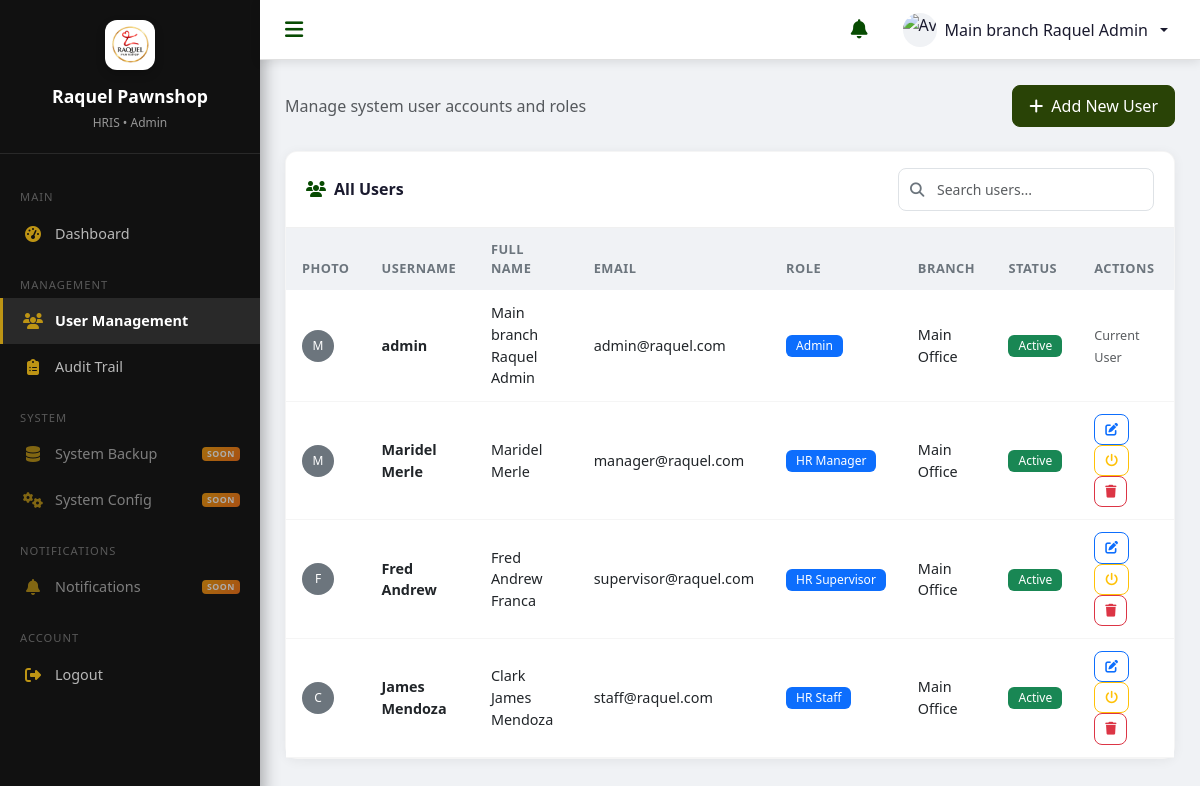
The page /admin/users.php (signed in) on the database its author committed.
### tables this page shows
CREATE TABLE users (
    user_id INT AUTO_INCREMENT PRIMARY KEY,
    username VARCHAR(50) NOT NULL UNIQUE,
    email VARCHAR(100) NOT NULL UNIQUE,
    password_hash VARCHAR(255) NOT NULL,
    full_name VARCHAR(100) NOT NULL,
    role ENUM('Admin', 'HR Manager', 'HR Supervisor', 'HR Staff') NOT NULL,
    branch_id INT NULL,
    profile_picture VARCHAR(255) NULL,
    is_active TINYINT(1) DEFAULT 1,
    created_at TIMESTAMP DEFAULT CURRENT_TIMESTAMP,
    updated_at TIMESTAMP DEFAULT CURRENT_TIMESTAMP ON UPDATE CURRENT_TIMESTAMP,
    deleted_at TIMESTAMP NULL DEFAULT NULL,
    CONSTRAINT fk_users_branch FOREIGN KEY (branch_id) REFERENCES branches(branch_id) ON DELETE SET NULL,
    INDEX idx_user_role (role),
    INDEX idx_user_status (is_active, deleted_at)
);

CREATE TABLE branches (
    branch_id INT AUTO_INCREMENT PRIMARY KEY,
    branch_name VARCHAR(100) NOT NULL,
    location VARCHAR(255) NOT NULL,
    is_active TINYINT(1) DEFAULT 1,
    created_at TIMESTAMP DEFAULT CURRENT_TIMESTAMP,
    updated_at TIMESTAMP DEFAULT CURRENT_TIMESTAMP ON UPDATE CURRENT_TIMESTAMP,
    deleted_at TIMESTAMP NULL DEFAULT NULL,
    INDEX idx_branch_status (is_active, deleted_at)
);

### includes/functions.php (called while the page is built, shortened)
<?php
function e($string)
{
    return htmlspecialchars($string ?? '', ENT_QUOTES, 'UTF-8');
}
?>

### admin/users.php (the view, shortened to what this page needs)
<?php
require_once '../includes/session-check.php';
require_once '../includes/functions.php';
require_once '../includes/header.php';
$users = $conn->query("SELECT u.*, b.branch_name FROM users u LEFT JOIN branches b ON u.branch_id = b.branch_id ORDER BY u.created_at DESC");
?>
<div class="d-flex justify-content-between align-items-center mb-4">
    <p class="text-muted mb-0">Manage system user accounts and roles</p>
    <button class="btn btn-primary" data-bs-toggle="modal" data-bs-target="#addUserModal">
        <i class="fas fa-plus me-2"></i>Add New User
    </button>
</div>
<div class="content-card">
    <div class="card-header">
        <h5><i class="fas fa-users me-2"></i>All Users</h5>
        <div class="search-box">
            <i class="fas fa-search search-icon"></i>
            <input type="text" class="form-control form-control-sm" id="searchUsers" placeholder="Search users..." onkeyup="filterTable('searchUsers', 'usersTable')">
        </div>
    </div>
    <div class="card-body p-0">
        <div class="table-responsive">
            <table class="table table-hover" id="usersTable">
                <thead>
                    <tr>
                        <th>Photo</th>
                        <th>Username</th>
                        <th>Full Name</th>
                        <th>Email</th>
                        <th>Role</th>
                        <th>Branch</th>
                        <th>Status</th>
                        <th>Actions</th>
                    </tr>
                </thead>
                <tbody>
                    <?php while ($user = $users->fetch_assoc()): ?>
                        <tr>
                            <td>
                                <?php if ($user['profile_picture']): ?>
                                    <img src="<?php echo BASE_URL . '/' . e($user['profile_picture']); ?>"
                                         alt="Profile" class="rounded-circle" style="width: 32px; height: 32px; object-fit: cover;">
                                <?php else: ?>
                                    <div class="rounded-circle bg-secondary d-flex align-items-center justify-content-center text-white"
                                         style="width: 32px; height: 32px; font-size: 12px;">
                                        <?php echo strtoupper(substr($user['full_name'], 0, 1)); ?>
                                    </div>
                                <?php endif; ?>
                            </td>
                            <td><strong><?php echo e($user['username']); ?></strong></td>
                            <td><?php echo e($user['full_name']); ?></td>
                            <td><?php echo e($user['email']); ?></td>
                            <td><span class="badge bg-primary"><?php echo e($user['role']); ?></span></td>
                            <td><?php echo e($user['branch_name'] ?? 'N/A'); ?></td>
                            <td>
                                <span class="badge <?php echo $user['is_active'] ? 'bg-success' : 'bg-danger'; ?>">
                                    <?php echo $user['is_active'] ? 'Active' : 'Inactive'; ?>
                                </span>
                            </td>
                            <td>
                                <?php if ($user['user_id'] != $_SESSION['user_id']): ?>
                                    <a href="<?php echo BASE_URL; ?>/admin/edit-user.php?id=<?php echo $user['user_id']; ?>"
                                       class="btn btn-sm btn-outline-primary" title="Edit User">
                                        <i class="fas fa-edit"></i>
                                    </a>
                                    <a href="?toggle=<?php echo $user['user_id']; ?>"
                                       class="btn btn-sm btn-outline-warning" title="Toggle Active/Inactive">
                                        <i class="fas fa-power-off"></i>
                                    </a>
                                    <button type="button" class="btn btn-sm btn-outline-danger"
                                            title="Delete User"
                                            onclick="setDeleteTarget(<?php echo $user['user_id']; ?>, '<?php echo e(addslashes($user['username'])); ?>')"
                                            data-bs-toggle="modal" data-bs-target="#deleteModal">
                                        <i class="fas fa-trash"></i>
                                    </button>
                                <?php else: ?>
                                    <small class="text-muted">Current User</small>
                                <?php endif; ?>
                            </td>
                        </tr>
                    <?php endwhile; ?>
                </tbody>
            </table>
        </div>
    </div>
</div>
<?php require_once '../includes/footer.php'; ?>

### includes/header.php (shortened to what this page needs)
<?php
require_once __DIR__ . '/functions.php';
$current_page = basename($_SERVER['PHP_SELF']);
$display_avatar = '';
if (empty($display_avatar)) {
    $role_img = 'staff.png';
    if ($_SESSION['role'] === 'Admin')
        $role_img = 'admin.png';
    elseif ($_SESSION['role'] === 'HR Manager')
        $role_img = 'manager.png';
    elseif ($_SESSION['role'] === 'HR Supervisor')
        $role_img = 'supervisor.png';
    $display_avatar = BASE_URL . '/assets/img/avatars/' . $role_img;
}
$sidebar_menus = [];
switch ($_SESSION['role']) {
    case 'Admin':
        $sidebar_menus = [
            'MAIN' => [
                ['icon' => 'fas fa-tachometer-alt', 'label' => 'Dashboard', 'url' => BASE_URL . '/admin/dashboard.php', 'page' => 'dashboard.php'],
            ],
            'MANAGEMENT' => [
                ['icon' => 'fas fa-users', 'label' => 'User Management', 'url' => BASE_URL . '/admin/users.php', 'page' => 'users.php'],
                ['icon' => 'fas fa-clipboard-list', 'label' => 'Audit Trail', 'url' => BASE_URL . '/admin/audit-trail.php', 'page' => 'audit-trail.php'],
            ],
            'SYSTEM' => [
                ['icon' => 'fas fa-database', 'label' => 'System Backup', 'url' => BASE_URL . '/admin/backup.php', 'page' => 'backup.php', 'class' => 'coming-soon'],
                ['icon' => 'fas fa-cogs', 'label' => 'System Config', 'url' => BASE_URL . '/admin/config.php', 'page' => 'config.php', 'class' => 'coming-soon'],
            ],
            'NOTIFICATIONS' => [
                ['icon' => 'fas fa-bell', 'label' => 'Notifications', 'url' => BASE_URL . '/admin/notifications.php', 'page' => 'notifications.php', 'class' => 'coming-soon'],
            ],
        ];
        break;
}
?>
<!DOCTYPE html>
<html lang="en">
<head>
    <link href="https://cdn.jsdelivr.net/npm/bootstrap@5.3.0/dist/css/bootstrap.min.css" rel="stylesheet">
    <link href="https://cdnjs.cloudflare.com/ajax/libs/font-awesome/6.4.0/css/all.min.css" rel="stylesheet">
    <link href="<?php echo BASE_URL; ?>/assets/css/style.css?v=<?php echo time(); ?>" rel="stylesheet">
</head>
<body>
    <aside class="sidebar" id="sidebar">
        <div class="sidebar-header">
            <img src="<?php echo BASE_URL; ?>/assets/img/logo/logo.png" alt="Raquel Pawnshop Logo"
                style="width: 50px; height: 50px; border-radius: 12px; object-fit: cover; margin-bottom: 8px; box-shadow: 0 4px 10px rgba(0,0,0,0.2); background: white; border: 2px solid rgba(255,255,255,0.1);">
            <h2>Raquel Pawnshop</h2>
            <small>HRIS • <?php echo e($_SESSION['role']); ?></small>
        </div>
        <nav class="sidebar-nav" id="sidebar-nav">
            <?php foreach ($sidebar_menus as $label => $items): ?>
                <div class="nav-label"><?php echo e($label); ?></div>
                <?php foreach ($items as $item): ?>
                    <?php
                    $classes = ($current_page === $item['page']) ? 'active' : '';
                    if (!empty($item['class']))
                        $classes .= ($classes ? ' ' : '') . $item['class'];
                    ?>
                    <a href="<?php echo $item['url']; ?>" class="<?php echo $classes; ?>"
                        title="<?php echo e($item['label']); ?>">
                        <i class="<?php echo $item['icon']; ?>"></i>
                        <span class="nav-text"><?php echo e($item['label']); ?></span>
                    </a>
                <?php endforeach; ?>
            <?php endforeach; ?>
            <div class="nav-label">ACCOUNT</div>
            <a href="<?php echo BASE_URL; ?>/logout.php" title="Logout">
                <i class="fas fa-sign-out-alt"></i>
                <span class="nav-text">Logout</span>
            </a>
        </nav>
    </aside>
    <header class="top-navbar">
        <div class="d-flex align-items-center gap-3">
            <button class="sidebar-toggle" onclick="toggleSidebar()">
                <i class="fas fa-bars"></i>
            </button>
        </div>
        <div class="nav-right">
            <div class="dropdown">
                <button class="notification-btn" data-bs-toggle="dropdown" aria-expanded="false" id="notificationBtn">
                    <i class="fas fa-bell"></i>
                </button>
            </div>
            <div class="dropdown user-dropdown">
                <button class="btn dropdown-toggle" data-bs-toggle="dropdown">
                    <div class="user-avatar">
                        <img src="<?php echo $display_avatar; ?>" alt="Avatar">
                    </div>
                    <span class="d-none d-md-inline"><?php echo e($_SESSION['full_name']); ?></span>
                </button>
            </div>
        </div>
    </header>
    <main class="main-content">

### includes/footer.php (shortened to what this page needs)
</main>
</body>
</html>

### rows shown on the page
users: full_name "M", username "admin", full_name "Main branch Raquel Admin", email "admin@raquel.com", role "Admin", branch.branch_name "Main Office", is_active "Active", shows "Current User"
users: full_name "M", username "Maridel Merle", full_name "Maridel Merle", email "manager@raquel.com", role "HR Manager", branch.branch_name "Main Office", is_active "Active"
users: full_name "F", username "Fred Andrew", full_name "Fred Andrew Franca", email "supervisor@raquel.com", role "HR Supervisor", branch.branch_name "Main Office", is_active "Active"
users: full_name "C", username "James Mendoza", full_name "Clark James Mendoza", email "staff@raquel.com", role "HR Staff", branch.branch_name "Main Office", is_active "Active"

### other values the page prints
$_SESSION['role'] "Admin"
$label "MAIN"
$item['label'] "Dashboard"
$label "MANAGEMENT"
$item['label'] "User Management"
$item['label'] "Audit Trail"
$label "SYSTEM"
$item['label'] "System Backup"
$item['label'] "System Config"
$label "NOTIFICATIONS"
$item['label'] "Notifications"
$_SESSION['full_name'] "Main branch Raquel Admin"
